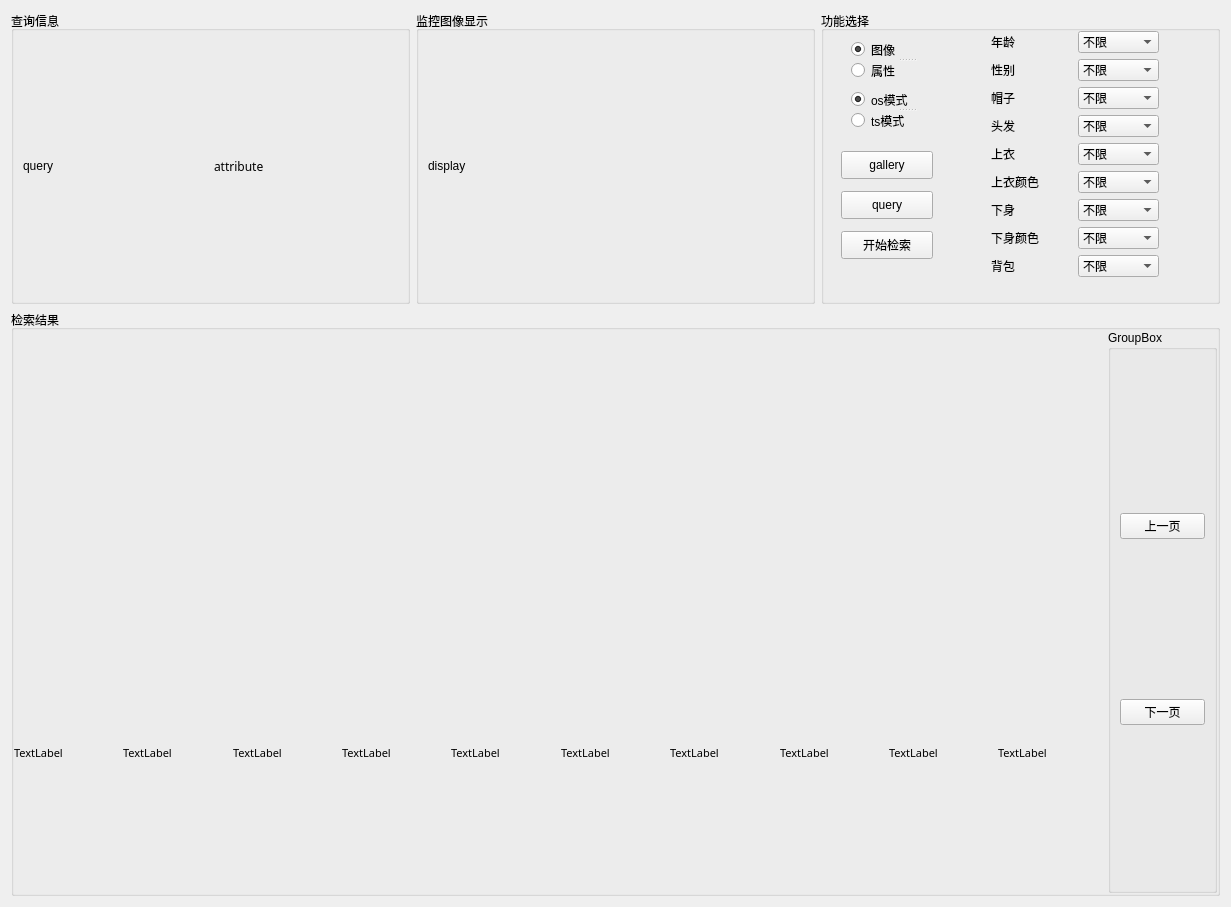
<?xml version="1.0" encoding="UTF-8"?>
<ui version="4.0">
 <class>Form</class>
 <widget class="QWidget" name="Form">
  <property name="geometry">
   <rect>
    <x>0</x>
    <y>0</y>
    <width>1231</width>
    <height>907</height>
   </rect>
  </property>
  <property name="windowTitle">
   <string>Form</string>
  </property>
  <layout class="QGridLayout" name="gridLayout">
   <item row="0" column="0">
    <widget class="QGroupBox" name="queryBox">
     <property name="title">
      <string>查询信息</string>
     </property>
     <layout class="QGridLayout" name="gridLayout_4">
      <item row="0" column="0">
       <widget class="QLabel" name="querylabel">
        <property name="text">
         <string>query</string>
        </property>
        <property name="indent">
         <number>-1</number>
        </property>
       </widget>
      </item>
      <item row="0" column="1">
       <widget class="QLabel" name="queryattrlabel">
        <property name="font">
         <font>
          <family>微软雅黑</family>
         </font>
        </property>
        <property name="text">
         <string>attribute</string>
        </property>
       </widget>
      </item>
     </layout>
    </widget>
   </item>
   <item row="1" column="0" rowspan="2" colspan="3">
    <widget class="QGroupBox" name="searchBox">
     <property name="title">
      <string>检索结果</string>
     </property>
     <layout class="QGridLayout" name="gridLayout_search">
      <property name="leftMargin">
       <number>0</number>
      </property>
      <property name="topMargin">
       <number>0</number>
      </property>
      <property name="rightMargin">
       <number>0</number>
      </property>
      <property name="bottomMargin">
       <number>0</number>
      </property>
      <property name="spacing">
       <number>0</number>
      </property>
      <item row="1" column="0">
       <widget class="QLabel" name="attr1">
        <property name="font">
         <font>
          <family>微软雅黑</family>
          <pointsize>8</pointsize>
         </font>
        </property>
        <property name="text">
         <string>TextLabel</string>
        </property>
       </widget>
      </item>
      <item row="0" column="11" rowspan="2">
       <widget class="QGroupBox" name="pageselectBox">
        <property name="title">
         <string>GroupBox</string>
        </property>
        <layout class="QVBoxLayout" name="verticalLayout">
         <item>
          <widget class="QPushButton" name="page_up">
           <property name="text">
            <string>上一页</string>
           </property>
          </widget>
         </item>
         <item>
          <widget class="QPushButton" name="page_down">
           <property name="text">
            <string>下一页</string>
           </property>
          </widget>
         </item>
        </layout>
       </widget>
      </item>
      <item row="1" column="1">
       <widget class="QLabel" name="attr2">
        <property name="font">
         <font>
          <family>微软雅黑</family>
          <pointsize>8</pointsize>
         </font>
        </property>
        <property name="text">
         <string>TextLabel</string>
        </property>
       </widget>
      </item>
      <item row="1" column="6">
       <widget class="QLabel" name="attr7">
        <property name="font">
         <font>
          <family>微软雅黑</family>
          <pointsize>8</pointsize>
         </font>
        </property>
        <property name="text">
         <string>TextLabel</string>
        </property>
       </widget>
      </item>
      <item row="1" column="8">
       <widget class="QLabel" name="attr8">
        <property name="font">
         <font>
          <family>微软雅黑</family>
          <pointsize>8</pointsize>
         </font>
        </property>
        <property name="text">
         <string>TextLabel</string>
        </property>
       </widget>
      </item>
      <item row="0" column="9">
       <widget class="QPushButton" name="rank9">
        <property name="sizePolicy">
         <sizepolicy hsizetype="Preferred" vsizetype="Preferred">
          <horstretch>0</horstretch>
          <verstretch>0</verstretch>
         </sizepolicy>
        </property>
        <property name="autoFillBackground">
         <bool>false</bool>
        </property>
        <property name="text">
         <string/>
        </property>
        <property name="flat">
         <bool>true</bool>
        </property>
        <attribute name="buttonGroup">
         <string notr="true">result_group</string>
        </attribute>
       </widget>
      </item>
      <item row="0" column="8">
       <widget class="QPushButton" name="rank8">
        <property name="sizePolicy">
         <sizepolicy hsizetype="Preferred" vsizetype="Preferred">
          <horstretch>0</horstretch>
          <verstretch>0</verstretch>
         </sizepolicy>
        </property>
        <property name="autoFillBackground">
         <bool>false</bool>
        </property>
        <property name="text">
         <string/>
        </property>
        <property name="flat">
         <bool>true</bool>
        </property>
        <attribute name="buttonGroup">
         <string notr="true">result_group</string>
        </attribute>
       </widget>
      </item>
      <item row="1" column="10">
       <widget class="QLabel" name="attr10">
        <property name="font">
         <font>
          <family>微软雅黑</family>
          <pointsize>8</pointsize>
         </font>
        </property>
        <property name="text">
         <string>TextLabel</string>
        </property>
       </widget>
      </item>
      <item row="1" column="5">
       <widget class="QLabel" name="attr6">
        <property name="font">
         <font>
          <family>微软雅黑</family>
          <pointsize>8</pointsize>
         </font>
        </property>
        <property name="text">
         <string>TextLabel</string>
        </property>
       </widget>
      </item>
      <item row="0" column="5">
       <widget class="QPushButton" name="rank6">
        <property name="sizePolicy">
         <sizepolicy hsizetype="Preferred" vsizetype="Preferred">
          <horstretch>0</horstretch>
          <verstretch>0</verstretch>
         </sizepolicy>
        </property>
        <property name="autoFillBackground">
         <bool>false</bool>
        </property>
        <property name="text">
         <string/>
        </property>
        <property name="flat">
         <bool>true</bool>
        </property>
        <attribute name="buttonGroup">
         <string notr="true">result_group</string>
        </attribute>
       </widget>
      </item>
      <item row="1" column="2">
       <widget class="QLabel" name="attr3">
        <property name="font">
         <font>
          <family>微软雅黑</family>
          <pointsize>8</pointsize>
         </font>
        </property>
        <property name="text">
         <string>TextLabel</string>
        </property>
       </widget>
      </item>
      <item row="0" column="3">
       <widget class="QPushButton" name="rank4">
        <property name="sizePolicy">
         <sizepolicy hsizetype="Preferred" vsizetype="Preferred">
          <horstretch>0</horstretch>
          <verstretch>0</verstretch>
         </sizepolicy>
        </property>
        <property name="autoFillBackground">
         <bool>false</bool>
        </property>
        <property name="text">
         <string/>
        </property>
        <property name="flat">
         <bool>true</bool>
        </property>
        <attribute name="buttonGroup">
         <string notr="true">result_group</string>
        </attribute>
       </widget>
      </item>
      <item row="0" column="0">
       <widget class="QPushButton" name="rank1">
        <property name="sizePolicy">
         <sizepolicy hsizetype="Preferred" vsizetype="Preferred">
          <horstretch>0</horstretch>
          <verstretch>0</verstretch>
         </sizepolicy>
        </property>
        <property name="autoFillBackground">
         <bool>false</bool>
        </property>
        <property name="text">
         <string/>
        </property>
        <property name="iconSize">
         <size>
          <width>100</width>
          <height>270</height>
         </size>
        </property>
        <property name="flat">
         <bool>true</bool>
        </property>
        <attribute name="buttonGroup">
         <string notr="true">result_group</string>
        </attribute>
       </widget>
      </item>
      <item row="0" column="10">
       <widget class="QPushButton" name="rank10">
        <property name="sizePolicy">
         <sizepolicy hsizetype="Preferred" vsizetype="Preferred">
          <horstretch>0</horstretch>
          <verstretch>0</verstretch>
         </sizepolicy>
        </property>
        <property name="autoFillBackground">
         <bool>false</bool>
        </property>
        <property name="text">
         <string/>
        </property>
        <property name="flat">
         <bool>true</bool>
        </property>
        <attribute name="buttonGroup">
         <string notr="true">result_group</string>
        </attribute>
       </widget>
      </item>
      <item row="0" column="6">
       <widget class="QPushButton" name="rank7">
        <property name="sizePolicy">
         <sizepolicy hsizetype="Preferred" vsizetype="Preferred">
          <horstretch>0</horstretch>
          <verstretch>0</verstretch>
         </sizepolicy>
        </property>
        <property name="autoFillBackground">
         <bool>false</bool>
        </property>
        <property name="text">
         <string/>
        </property>
        <property name="flat">
         <bool>true</bool>
        </property>
        <attribute name="buttonGroup">
         <string notr="true">result_group</string>
        </attribute>
       </widget>
      </item>
      <item row="1" column="9">
       <widget class="QLabel" name="attr9">
        <property name="font">
         <font>
          <family>微软雅黑</family>
          <pointsize>8</pointsize>
         </font>
        </property>
        <property name="text">
         <string>TextLabel</string>
        </property>
       </widget>
      </item>
      <item row="0" column="2">
       <widget class="QPushButton" name="rank3">
        <property name="sizePolicy">
         <sizepolicy hsizetype="Preferred" vsizetype="Preferred">
          <horstretch>0</horstretch>
          <verstretch>0</verstretch>
         </sizepolicy>
        </property>
        <property name="autoFillBackground">
         <bool>false</bool>
        </property>
        <property name="text">
         <string/>
        </property>
        <property name="flat">
         <bool>true</bool>
        </property>
        <attribute name="buttonGroup">
         <string notr="true">result_group</string>
        </attribute>
       </widget>
      </item>
      <item row="1" column="3">
       <widget class="QLabel" name="attr4">
        <property name="font">
         <font>
          <family>微软雅黑</family>
          <pointsize>8</pointsize>
         </font>
        </property>
        <property name="text">
         <string>TextLabel</string>
        </property>
       </widget>
      </item>
      <item row="1" column="4">
       <widget class="QLabel" name="attr5">
        <property name="font">
         <font>
          <family>微软雅黑</family>
          <pointsize>8</pointsize>
         </font>
        </property>
        <property name="text">
         <string>TextLabel</string>
        </property>
       </widget>
      </item>
      <item row="0" column="1">
       <widget class="QPushButton" name="rank2">
        <property name="sizePolicy">
         <sizepolicy hsizetype="Preferred" vsizetype="Preferred">
          <horstretch>0</horstretch>
          <verstretch>0</verstretch>
         </sizepolicy>
        </property>
        <property name="autoFillBackground">
         <bool>false</bool>
        </property>
        <property name="text">
         <string/>
        </property>
        <property name="flat">
         <bool>true</bool>
        </property>
        <attribute name="buttonGroup">
         <string notr="true">result_group</string>
        </attribute>
       </widget>
      </item>
      <item row="0" column="4">
       <widget class="QPushButton" name="rank5">
        <property name="sizePolicy">
         <sizepolicy hsizetype="Preferred" vsizetype="Preferred">
          <horstretch>0</horstretch>
          <verstretch>0</verstretch>
         </sizepolicy>
        </property>
        <property name="autoFillBackground">
         <bool>false</bool>
        </property>
        <property name="text">
         <string/>
        </property>
        <property name="flat">
         <bool>true</bool>
        </property>
        <attribute name="buttonGroup">
         <string notr="true">result_group</string>
        </attribute>
       </widget>
      </item>
     </layout>
    </widget>
   </item>
   <item row="0" column="2">
    <widget class="QGroupBox" name="fileselectBox">
     <property name="title">
      <string>功能选择</string>
     </property>
     <widget class="QPushButton" name="queryfile">
      <property name="geometry">
       <rect>
        <x>20</x>
        <y>180</y>
        <width>92</width>
        <height>28</height>
       </rect>
      </property>
      <property name="text">
       <string>query</string>
      </property>
     </widget>
     <widget class="QPushButton" name="galleryfile">
      <property name="geometry">
       <rect>
        <x>20</x>
        <y>140</y>
        <width>92</width>
        <height>28</height>
       </rect>
      </property>
      <property name="text">
       <string>gallery</string>
      </property>
     </widget>
     <widget class="QPushButton" name="pushButton_3">
      <property name="geometry">
       <rect>
        <x>20</x>
        <y>220</y>
        <width>92</width>
        <height>28</height>
       </rect>
      </property>
      <property name="text">
       <string>开始检索</string>
      </property>
     </widget>
     <widget class="QSplitter" name="splitter">
      <property name="geometry">
       <rect>
        <x>30</x>
        <y>30</y>
        <width>112</width>
        <height>38</height>
       </rect>
      </property>
      <property name="orientation">
       <enum>Qt::Vertical</enum>
      </property>
      <widget class="QRadioButton" name="imagemode">
       <property name="text">
        <string>图像</string>
       </property>
       <property name="checked">
        <bool>true</bool>
       </property>
       <attribute name="buttonGroup">
        <string notr="true">funtion_group</string>
       </attribute>
      </widget>
      <widget class="QRadioButton" name="attrmode">
       <property name="text">
        <string>属性</string>
       </property>
       <attribute name="buttonGroup">
        <string notr="true">funtion_group</string>
       </attribute>
      </widget>
     </widget>
     <widget class="QWidget" name="layoutWidget">
      <property name="geometry">
       <rect>
        <x>170</x>
        <y>20</y>
        <width>168</width>
        <height>247</height>
       </rect>
      </property>
      <layout class="QGridLayout" name="gridLayout_3">
       <item row="2" column="0">
        <widget class="QLabel" name="label_3">
         <property name="text">
          <string>帽子</string>
         </property>
        </widget>
       </item>
       <item row="3" column="0">
        <widget class="QLabel" name="label_4">
         <property name="text">
          <string>头发</string>
         </property>
        </widget>
       </item>
       <item row="4" column="0">
        <widget class="QLabel" name="label_5">
         <property name="text">
          <string>上衣</string>
         </property>
        </widget>
       </item>
       <item row="5" column="0">
        <widget class="QLabel" name="label_6">
         <property name="text">
          <string>上衣颜色</string>
         </property>
        </widget>
       </item>
       <item row="6" column="0">
        <widget class="QLabel" name="label_7">
         <property name="text">
          <string>下身</string>
         </property>
        </widget>
       </item>
       <item row="0" column="1">
        <widget class="QComboBox" name="comboBox_age">
         <item>
          <property name="text">
           <string>不限</string>
          </property>
         </item>
         <item>
          <property name="text">
           <string>少年</string>
          </property>
         </item>
         <item>
          <property name="text">
           <string>青少年</string>
          </property>
         </item>
         <item>
          <property name="text">
           <string>成年</string>
          </property>
         </item>
         <item>
          <property name="text">
           <string>老年</string>
          </property>
         </item>
        </widget>
       </item>
       <item row="1" column="1">
        <widget class="QComboBox" name="comboBox_sex">
         <item>
          <property name="text">
           <string>不限</string>
          </property>
         </item>
         <item>
          <property name="text">
           <string>男</string>
          </property>
         </item>
         <item>
          <property name="text">
           <string>女</string>
          </property>
         </item>
        </widget>
       </item>
       <item row="3" column="1">
        <widget class="QComboBox" name="comboBox_hair">
         <item>
          <property name="text">
           <string>不限</string>
          </property>
         </item>
         <item>
          <property name="text">
           <string>短发</string>
          </property>
         </item>
         <item>
          <property name="text">
           <string>长发</string>
          </property>
         </item>
        </widget>
       </item>
       <item row="2" column="1">
        <widget class="QComboBox" name="comboBox_hat">
         <item>
          <property name="text">
           <string>不限</string>
          </property>
         </item>
         <item>
          <property name="text">
           <string>否</string>
          </property>
         </item>
         <item>
          <property name="text">
           <string>是</string>
          </property>
         </item>
        </widget>
       </item>
       <item row="8" column="1">
        <widget class="QComboBox" name="comboBox_bag">
         <item>
          <property name="text">
           <string>不限</string>
          </property>
         </item>
         <item>
          <property name="text">
           <string>背包</string>
          </property>
         </item>
         <item>
          <property name="text">
           <string>挎包</string>
          </property>
         </item>
         <item>
          <property name="text">
           <string>手提包</string>
          </property>
         </item>
         <item>
          <property name="text">
           <string>无包</string>
          </property>
         </item>
        </widget>
       </item>
       <item row="7" column="1">
        <widget class="QComboBox" name="comboBox_downcolor">
         <item>
          <property name="text">
           <string>不限</string>
          </property>
         </item>
         <item>
          <property name="text">
           <string>黑色</string>
          </property>
         </item>
         <item>
          <property name="text">
           <string>蓝色</string>
          </property>
         </item>
         <item>
          <property name="text">
           <string>棕色</string>
          </property>
         </item>
         <item>
          <property name="text">
           <string>灰色</string>
          </property>
         </item>
         <item>
          <property name="text">
           <string>绿色</string>
          </property>
         </item>
         <item>
          <property name="text">
           <string>粉红色</string>
          </property>
         </item>
         <item>
          <property name="text">
           <string>紫色</string>
          </property>
         </item>
         <item>
          <property name="text">
           <string>白色</string>
          </property>
         </item>
         <item>
          <property name="text">
           <string>黄色</string>
          </property>
         </item>
        </widget>
       </item>
       <item row="6" column="1">
        <widget class="QComboBox" name="comboBox_down">
         <item>
          <property name="text">
           <string>不限</string>
          </property>
         </item>
         <item>
          <property name="text">
           <string>长裙</string>
          </property>
         </item>
         <item>
          <property name="text">
           <string>短裙</string>
          </property>
         </item>
         <item>
          <property name="text">
           <string>长裤</string>
          </property>
         </item>
         <item>
          <property name="text">
           <string>短裤</string>
          </property>
         </item>
        </widget>
       </item>
       <item row="5" column="1">
        <widget class="QComboBox" name="comboBox_upcolor">
         <item>
          <property name="text">
           <string>不限</string>
          </property>
         </item>
         <item>
          <property name="text">
           <string>黑色</string>
          </property>
         </item>
         <item>
          <property name="text">
           <string>蓝色</string>
          </property>
         </item>
         <item>
          <property name="text">
           <string>绿色</string>
          </property>
         </item>
         <item>
          <property name="text">
           <string>灰色</string>
          </property>
         </item>
         <item>
          <property name="text">
           <string>紫色</string>
          </property>
         </item>
         <item>
          <property name="text">
           <string>红色</string>
          </property>
         </item>
         <item>
          <property name="text">
           <string>白色</string>
          </property>
         </item>
         <item>
          <property name="text">
           <string>黄色</string>
          </property>
         </item>
        </widget>
       </item>
       <item row="0" column="0">
        <widget class="QLabel" name="label">
         <property name="text">
          <string>年龄</string>
         </property>
        </widget>
       </item>
       <item row="1" column="0">
        <widget class="QLabel" name="label_2">
         <property name="text">
          <string>性别</string>
         </property>
        </widget>
       </item>
       <item row="4" column="1">
        <widget class="QComboBox" name="comboBox_up">
         <item>
          <property name="text">
           <string>不限</string>
          </property>
         </item>
         <item>
          <property name="text">
           <string>长袖</string>
          </property>
         </item>
         <item>
          <property name="text">
           <string>短袖</string>
          </property>
         </item>
        </widget>
       </item>
       <item row="7" column="0">
        <widget class="QLabel" name="label_8">
         <property name="text">
          <string>下身颜色</string>
         </property>
        </widget>
       </item>
       <item row="8" column="0">
        <widget class="QLabel" name="label_9">
         <property name="text">
          <string>背包</string>
         </property>
        </widget>
       </item>
      </layout>
     </widget>
     <widget class="QSplitter" name="splitter_2">
      <property name="geometry">
       <rect>
        <x>30</x>
        <y>80</y>
        <width>112</width>
        <height>38</height>
       </rect>
      </property>
      <property name="orientation">
       <enum>Qt::Vertical</enum>
      </property>
      <widget class="QRadioButton" name="oscode">
       <property name="text">
        <string>os模式</string>
       </property>
       <property name="checked">
        <bool>true</bool>
       </property>
      </widget>
      <widget class="QRadioButton" name="fscode">
       <property name="text">
        <string>ts模式</string>
       </property>
      </widget>
     </widget>
    </widget>
   </item>
   <item row="0" column="1">
    <widget class="QGroupBox" name="displayBox">
     <property name="title">
      <string>监控图像显示</string>
     </property>
     <layout class="QGridLayout" name="gridLayout_2">
      <item row="0" column="0">
       <widget class="QLabel" name="displaylabel">
        <property name="text">
         <string>display</string>
        </property>
       </widget>
      </item>
     </layout>
    </widget>
   </item>
  </layout>
 </widget>
 <resources/>
 <connections>
  <connection>
   <sender>queryfile</sender>
   <signal>clicked()</signal>
   <receiver>Form</receiver>
   <slot>query()</slot>
   <hints>
    <hint type="sourcelabel">
     <x>907</x>
     <y>156</y>
    </hint>
    <hint type="destinationlabel">
     <x>557</x>
     <y>10</y>
    </hint>
   </hints>
  </connection>
  <connection>
   <sender>galleryfile</sender>
   <signal>clicked()</signal>
   <receiver>Form</receiver>
   <slot>openfolder()</slot>
   <hints>
    <hint type="sourcelabel">
     <x>921</x>
     <y>194</y>
    </hint>
    <hint type="destinationlabel">
     <x>547</x>
     <y>308</y>
    </hint>
   </hints>
  </connection>
  <connection>
   <sender>pushButton_3</sender>
   <signal>clicked()</signal>
   <receiver>Form</receiver>
   <slot>reid()</slot>
   <hints>
    <hint type="sourcelabel">
     <x>933</x>
     <y>237</y>
    </hint>
    <hint type="destinationlabel">
     <x>477</x>
     <y>310</y>
    </hint>
   </hints>
  </connection>
  <connection>
   <sender>rank1</sender>
   <signal>clicked()</signal>
   <receiver>Form</receiver>
   <slot>display0()</slot>
   <hints>
    <hint type="sourcelabel">
     <x>65</x>
     <y>414</y>
    </hint>
    <hint type="destinationlabel">
     <x>3</x>
     <y>353</y>
    </hint>
   </hints>
  </connection>
  <connection>
   <sender>rank2</sender>
   <signal>clicked()</signal>
   <receiver>Form</receiver>
   <slot>display1()</slot>
   <hints>
    <hint type="sourcelabel">
     <x>187</x>
     <y>366</y>
    </hint>
    <hint type="destinationlabel">
     <x>4</x>
     <y>384</y>
    </hint>
   </hints>
  </connection>
  <connection>
   <sender>rank3</sender>
   <signal>clicked()</signal>
   <receiver>Form</receiver>
   <slot>display2()</slot>
   <hints>
    <hint type="sourcelabel">
     <x>287</x>
     <y>391</y>
    </hint>
    <hint type="destinationlabel">
     <x>3</x>
     <y>417</y>
    </hint>
   </hints>
  </connection>
  <connection>
   <sender>rank4</sender>
   <signal>clicked()</signal>
   <receiver>Form</receiver>
   <slot>display3()</slot>
   <hints>
    <hint type="sourcelabel">
     <x>403</x>
     <y>428</y>
    </hint>
    <hint type="destinationlabel">
     <x>5</x>
     <y>447</y>
    </hint>
   </hints>
  </connection>
  <connection>
   <sender>rank5</sender>
   <signal>clicked()</signal>
   <receiver>Form</receiver>
   <slot>display4()</slot>
   <hints>
    <hint type="sourcelabel">
     <x>506</x>
     <y>471</y>
    </hint>
    <hint type="destinationlabel">
     <x>4</x>
     <y>479</y>
    </hint>
   </hints>
  </connection>
  <connection>
   <sender>rank6</sender>
   <signal>clicked()</signal>
   <receiver>Form</receiver>
   <slot>display5()</slot>
   <hints>
    <hint type="sourcelabel">
     <x>626</x>
     <y>535</y>
    </hint>
    <hint type="destinationlabel">
     <x>3</x>
     <y>511</y>
    </hint>
   </hints>
  </connection>
  <connection>
   <sender>rank7</sender>
   <signal>clicked()</signal>
   <receiver>Form</receiver>
   <slot>display6()</slot>
   <hints>
    <hint type="sourcelabel">
     <x>752</x>
     <y>523</y>
    </hint>
    <hint type="destinationlabel">
     <x>3</x>
     <y>544</y>
    </hint>
   </hints>
  </connection>
  <connection>
   <sender>rank8</sender>
   <signal>clicked()</signal>
   <receiver>Form</receiver>
   <slot>display7()</slot>
   <hints>
    <hint type="sourcelabel">
     <x>839</x>
     <y>570</y>
    </hint>
    <hint type="destinationlabel">
     <x>3</x>
     <y>579</y>
    </hint>
   </hints>
  </connection>
  <connection>
   <sender>rank9</sender>
   <signal>clicked()</signal>
   <receiver>Form</receiver>
   <slot>display8()</slot>
   <hints>
    <hint type="sourcelabel">
     <x>930</x>
     <y>560</y>
    </hint>
    <hint type="destinationlabel">
     <x>4</x>
     <y>615</y>
    </hint>
   </hints>
  </connection>
  <connection>
   <sender>rank10</sender>
   <signal>clicked()</signal>
   <receiver>Form</receiver>
   <slot>display9()</slot>
   <hints>
    <hint type="sourcelabel">
     <x>1042</x>
     <y>585</y>
    </hint>
    <hint type="destinationlabel">
     <x>1</x>
     <y>647</y>
    </hint>
   </hints>
  </connection>
  <connection>
   <sender>page_up</sender>
   <signal>clicked()</signal>
   <receiver>Form</receiver>
   <slot>pageup()</slot>
   <hints>
    <hint type="sourcelabel">
     <x>1180</x>
     <y>524</y>
    </hint>
    <hint type="destinationlabel">
     <x>1215</x>
     <y>525</y>
    </hint>
   </hints>
  </connection>
  <connection>
   <sender>page_down</sender>
   <signal>clicked()</signal>
   <receiver>Form</receiver>
   <slot>pagedown()</slot>
   <hints>
    <hint type="sourcelabel">
     <x>1187</x>
     <y>723</y>
    </hint>
    <hint type="destinationlabel">
     <x>1215</x>
     <y>711</y>
    </hint>
   </hints>
  </connection>
  <connection>
   <sender>imagemode</sender>
   <signal>pressed()</signal>
   <receiver>Form</receiver>
   <slot>set_imagemode()</slot>
   <hints>
    <hint type="sourcelabel">
     <x>881</x>
     <y>54</y>
    </hint>
    <hint type="destinationlabel">
     <x>811</x>
     <y>43</y>
    </hint>
   </hints>
  </connection>
  <connection>
   <sender>attrmode</sender>
   <signal>pressed()</signal>
   <receiver>Form</receiver>
   <slot>set_attrmode()</slot>
   <hints>
    <hint type="sourcelabel">
     <x>859</x>
     <y>70</y>
    </hint>
    <hint type="destinationlabel">
     <x>807</x>
     <y>73</y>
    </hint>
   </hints>
  </connection>
  <connection>
   <sender>oscode</sender>
   <signal>clicked()</signal>
   <receiver>Form</receiver>
   <slot>set_oscode()</slot>
   <hints>
    <hint type="sourcelabel">
     <x>945</x>
     <y>96</y>
    </hint>
    <hint type="destinationlabel">
     <x>1224</x>
     <y>102</y>
    </hint>
   </hints>
  </connection>
  <connection>
   <sender>fscode</sender>
   <signal>pressed()</signal>
   <receiver>Form</receiver>
   <slot>set_tscode()</slot>
   <hints>
    <hint type="sourcelabel">
     <x>923</x>
     <y>120</y>
    </hint>
    <hint type="destinationlabel">
     <x>1226</x>
     <y>141</y>
    </hint>
   </hints>
  </connection>
 </connections>
 <slots>
  <slot>openimage()</slot>
  <slot>openfolder()</slot>
  <slot>display()</slot>
  <slot>reid()</slot>
  <slot>display1()</slot>
  <slot>display2()</slot>
  <slot>display3()</slot>
  <slot>display4()</slot>
  <slot>display5()</slot>
  <slot>display6()</slot>
  <slot>display7()</slot>
  <slot>display8()</slot>
  <slot>display9()</slot>
  <slot>display0()</slot>
  <slot>pageup()</slot>
  <slot>pagedown()</slot>
  <slot>set_imagemode()</slot>
  <slot>set_attrmode()</slot>
  <slot>query()</slot>
  <slot>set_oscode()</slot>
  <slot>set_tscode()</slot>
 </slots>
 <buttongroups>
  <buttongroup name="funtion_group"/>
  <buttongroup name="result_group"/>
 </buttongroups>
</ui>
